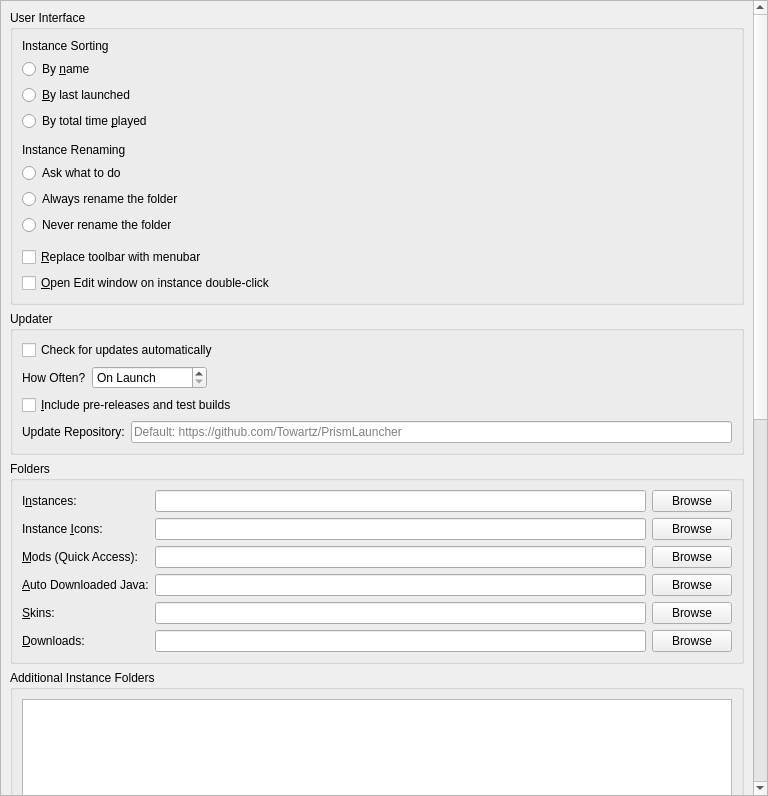
<?xml version="1.0" encoding="UTF-8"?>
<ui version="4.0">
 <class>LauncherPage</class>
 <widget class="QWidget" name="LauncherPage">
  <property name="geometry">
   <rect>
    <x>0</x>
    <y>0</y>
    <width>768</width>
    <height>796</height>
   </rect>
  </property>
  <property name="sizePolicy">
   <sizepolicy hsizetype="MinimumExpanding" vsizetype="MinimumExpanding">
    <horstretch>0</horstretch>
    <verstretch>0</verstretch>
   </sizepolicy>
  </property>
  <layout class="QVBoxLayout" name="verticalLayout">
   <property name="leftMargin">
    <number>0</number>
   </property>
   <property name="topMargin">
    <number>0</number>
   </property>
   <property name="rightMargin">
    <number>0</number>
   </property>
   <property name="bottomMargin">
    <number>0</number>
   </property>
   <item>
    <widget class="QScrollArea" name="scrollArea">
     <property name="horizontalScrollBarPolicy">
      <enum>Qt::ScrollBarPolicy::ScrollBarAsNeeded</enum>
     </property>
     <property name="widgetResizable">
      <bool>true</bool>
     </property>
     <widget class="QWidget" name="scrollAreaWidgetContents">
      <property name="geometry">
       <rect>
        <x>0</x>
        <y>0</y>
        <width>747</width>
        <height>1630</height>
       </rect>
      </property>
      <layout class="QVBoxLayout" name="verticalLayout_8">
       <item>
        <widget class="QGroupBox" name="userInterfaceBox">
         <property name="enabled">
          <bool>true</bool>
         </property>
         <property name="title">
          <string>User Interface</string>
         </property>
         <layout class="QVBoxLayout" name="verticalLayout_2">
          <item>
           <widget class="QLabel" name="instanceSortingLabel">
            <property name="text">
             <string>Instance Sorting</string>
            </property>
           </widget>
          </item>
          <item>
           <widget class="QRadioButton" name="sortByNameBtn">
            <property name="text">
             <string>By &amp;name</string>
            </property>
            <attribute name="buttonGroup">
             <string notr="true">sortingModeGroup</string>
            </attribute>
           </widget>
          </item>
          <item>
           <widget class="QRadioButton" name="sortLastLaunchedBtn">
            <property name="text">
             <string>&amp;By last launched</string>
            </property>
            <attribute name="buttonGroup">
             <string notr="true">sortingModeGroup</string>
            </attribute>
           </widget>
          </item>
          <item>
           <widget class="QRadioButton" name="sortByPlaytimeBtn">
            <property name="text">
             <string>By total time &amp;played</string>
            </property>
            <attribute name="buttonGroup">
             <string notr="true">sortingModeGroup</string>
            </attribute>
           </widget>
          </item>
          <item>
           <spacer name="verticalSpacer">
            <property name="orientation">
             <enum>Qt::Orientation::Vertical</enum>
            </property>
            <property name="sizeType">
             <enum>QSizePolicy::Policy::Fixed</enum>
            </property>
            <property name="sizeHint" stdset="0">
             <size>
              <width>0</width>
              <height>6</height>
             </size>
            </property>
           </spacer>
          </item>
          <item>
           <widget class="QLabel" name="renamingBehaviorLabel">
            <property name="text">
             <string>Instance Renaming</string>
            </property>
           </widget>
          </item>
          <item>
           <widget class="QRadioButton" name="askToRenameDirBtn">
            <property name="text">
             <string>Ask what to do</string>
            </property>
            <attribute name="buttonGroup">
             <string notr="true">renamingBehaviorGroup</string>
            </attribute>
           </widget>
          </item>
          <item>
           <widget class="QRadioButton" name="alwaysRenameDirBtn">
            <property name="text">
             <string>Always rename the folder</string>
            </property>
            <attribute name="buttonGroup">
             <string notr="true">renamingBehaviorGroup</string>
            </attribute>
           </widget>
          </item>
          <item>
           <widget class="QRadioButton" name="neverRenameDirBtn">
            <property name="text">
             <string>Never rename the folder</string>
            </property>
            <attribute name="buttonGroup">
             <string notr="true">renamingBehaviorGroup</string>
            </attribute>
           </widget>
          </item>
          <item>
           <spacer name="verticalSpacer_2">
            <property name="orientation">
             <enum>Qt::Orientation::Vertical</enum>
            </property>
            <property name="sizeType">
             <enum>QSizePolicy::Policy::Fixed</enum>
            </property>
            <property name="sizeHint" stdset="0">
             <size>
              <width>0</width>
              <height>6</height>
             </size>
            </property>
           </spacer>
          </item>
          <item>
           <widget class="QCheckBox" name="preferMenuBarCheckBox">
            <property name="toolTip">
             <string>The menubar is more friendly for keyboard-driven interaction.</string>
            </property>
            <property name="text">
             <string>&amp;Replace toolbar with menubar</string>
            </property>
           </widget>
          </item>
          <item>
           <widget class="QCheckBox" name="editInstanceOnDoubleClick">
            <property name="toolTip">
             <string>Opens the edit instance window on double-clicking an instance instead of running the instance.</string>
            </property>
            <property name="text">
             <string>&amp;Open Edit window on instance double-click</string>
            </property>
           </widget>
          </item>
         </layout>
        </widget>
       </item>
       <item>
        <widget class="QGroupBox" name="updateSettingsBox">
         <property name="title">
          <string>Updater</string>
         </property>
         <layout class="QGridLayout" name="gridLayout_2">
          <item row="1" column="0">
           <layout class="QHBoxLayout" name="horizontalLayout_2">
            <item>
             <widget class="QLabel" name="updateIntervalLabel">
              <property name="text">
               <string>How Often?</string>
              </property>
             </widget>
            </item>
            <item>
             <widget class="QSpinBox" name="updateIntervalSpinBox">
              <property name="sizePolicy">
               <sizepolicy hsizetype="Maximum" vsizetype="Fixed">
                <horstretch>0</horstretch>
                <verstretch>0</verstretch>
               </sizepolicy>
              </property>
              <property name="toolTip">
               <string>Set to 0 to only check on launch</string>
              </property>
              <property name="specialValueText">
               <string>On Launch</string>
              </property>
              <property name="suffix">
               <string> hours</string>
              </property>
              <property name="prefix">
               <string>Every </string>
              </property>
              <property name="minimum">
               <number>0</number>
              </property>
              <property name="maximum">
               <number>168</number>
              </property>
             </widget>
            </item>
            <item>
             <spacer name="horizontalSpacer">
              <property name="orientation">
               <enum>Qt::Orientation::Horizontal</enum>
              </property>
              <property name="sizeHint" stdset="0">
               <size>
                <width>0</width>
                <height>0</height>
               </size>
              </property>
             </spacer>
            </item>
           </layout>
          </item>
          <item row="0" column="0" colspan="2">
           <widget class="QCheckBox" name="autoUpdateCheckBox">
            <property name="text">
             <string>Check for updates automatically</string>
            </property>
           </widget>
          </item>
          <item row="2" column="0" colspan="2">
           <widget class="QCheckBox" name="allowBetaCheckBox">
            <property name="text">
             <string>&amp;Include pre-releases and test builds</string>
            </property>
           </widget>
          </item>
          <item row="3" column="0" colspan="2">
           <layout class="QHBoxLayout" name="horizontalLayout_updateRepo">
            <item>
             <widget class="QLabel" name="updateRepoLabel">
              <property name="text">
               <string>Update Repository:</string>
              </property>
             </widget>
            </item>
            <item>
             <widget class="QLineEdit" name="updateRepoLineEdit">
              <property name="placeholderText">
               <string>Default: https://github.com/Towartz/PrismLauncher</string>
              </property>
              <property name="clearButtonEnabled">
               <bool>true</bool>
              </property>
             </widget>
            </item>
           </layout>
          </item>
         </layout>
        </widget>
       </item>
       <item>
        <widget class="QGroupBox" name="foldersBox">
         <property name="title">
          <string>Folders</string>
         </property>
         <layout class="QGridLayout" name="gridLayout">
          <item row="2" column="1">
           <widget class="QLineEdit" name="iconsDirTextBox"/>
          </item>
          <item row="5" column="0">
           <widget class="QLabel" name="labelSkinsDir">
            <property name="text">
             <string>&amp;Skins:</string>
            </property>
            <property name="buddy">
             <cstring>skinsDirTextBox</cstring>
            </property>
           </widget>
          </item>
          <item row="0" column="0">
           <widget class="QLabel" name="labelInstDir">
            <property name="text">
             <string>I&amp;nstances:</string>
            </property>
            <property name="buddy">
             <cstring>instDirTextBox</cstring>
            </property>
           </widget>
          </item>
          <item row="10" column="0">
           <widget class="QLabel" name="labelDownloadsDir">
            <property name="text">
             <string>&amp;Downloads:</string>
            </property>
            <property name="buddy">
             <cstring>downloadsDirTextBox</cstring>
            </property>
           </widget>
          </item>
          <item row="0" column="2">
           <widget class="QPushButton" name="instDirBrowseBtn">
            <property name="text">
             <string>Browse</string>
            </property>
           </widget>
          </item>
          <item row="4" column="0">
           <widget class="QLabel" name="labelJavaDir">
            <property name="toolTip">
             <string>Folder where Prism Launcher stores automatically downloaded Java versions. Do NOT set this to your system Java installation.</string>
            </property>
            <property name="text">
             <string>&amp;Auto Downloaded Java:</string>
            </property>
            <property name="buddy">
             <cstring>javaDirTextBox</cstring>
            </property>
           </widget>
          </item>
          <item row="10" column="2">
           <widget class="QPushButton" name="downloadsDirBrowseBtn">
            <property name="text">
             <string>Browse</string>
            </property>
           </widget>
          </item>
          <item row="2" column="2">
           <widget class="QPushButton" name="iconsDirBrowseBtn">
            <property name="text">
             <string>Browse</string>
            </property>
           </widget>
          </item>
          <item row="0" column="1">
           <widget class="QLineEdit" name="instDirTextBox"/>
          </item>
          <item row="4" column="1">
           <widget class="QLineEdit" name="javaDirTextBox"/>
          </item>
          <item row="2" column="0">
           <widget class="QLabel" name="labelIconsDir">
            <property name="text">
             <string>Instance &amp;Icons:</string>
            </property>
            <property name="buddy">
             <cstring>iconsDirTextBox</cstring>
            </property>
           </widget>
          </item>
          <item row="5" column="1">
           <widget class="QLineEdit" name="skinsDirTextBox"/>
          </item>
          <item row="5" column="2">
           <widget class="QPushButton" name="skinsDirBrowseBtn">
            <property name="text">
             <string>Browse</string>
            </property>
           </widget>
          </item>
          <item row="10" column="1">
           <widget class="QLineEdit" name="downloadsDirTextBox"/>
          </item>
          <item row="4" column="2">
           <widget class="QPushButton" name="javaDirBrowseBtn">
            <property name="text">
             <string>Browse</string>
            </property>
           </widget>
          </item>
          <item row="3" column="0">
           <widget class="QLabel" name="labelModsDir">
            <property name="text">
             <string>&amp;Mods (Quick Access):</string>
            </property>
            <property name="buddy">
             <cstring>modsDirTextBox</cstring>
            </property>
           </widget>
          </item>
          <item row="3" column="1">
           <widget class="QLineEdit" name="modsDirTextBox"/>
          </item>
          <item row="3" column="2">
           <widget class="QPushButton" name="modsDirBrowseBtn">
            <property name="text">
             <string>Browse</string>
            </property>
           </widget>
          </item>
         </layout>
        </widget>
       </item>
       <item>
        <widget class="QGroupBox" name="additionalInstDirsGroupBox">
         <property name="title">
          <string>Additional Instance Folders</string>
         </property>
         <layout class="QVBoxLayout" name="additionalInstDirsLayout">
          <item>
           <widget class="QListWidget" name="additionalInstDirsList"/>
          </item>
          <item>
           <layout class="QHBoxLayout" name="additionalInstDirsBtnLayout">
            <item>
             <widget class="QPushButton" name="addInstDirBtn">
              <property name="text">
               <string>Add</string>
              </property>
             </widget>
            </item>
            <item>
             <widget class="QPushButton" name="removeInstDirBtn">
              <property name="text">
               <string>Remove</string>
              </property>
             </widget>
            </item>
            <item>
             <spacer name="additionalInstDirsSpacer">
              <property name="orientation">
               <enum>Qt::Orientation::Horizontal</enum>
              </property>
              <property name="sizeHint" stdset="0">
               <size>
                <width>0</width>
                <height>0</height>
               </size>
              </property>
             </spacer>
            </item>
           </layout>
          </item>
         </layout>
        </widget>
       </item>
       <item>
        <widget class="QGroupBox" name="modsBox">
         <property name="title">
          <string>Mods and Modpacks</string>
         </property>
         <layout class="QVBoxLayout" name="verticalLayout_4">
          <item>
           <widget class="QCheckBox" name="downloadsDirWatchRecursiveCheckBox">
            <property name="toolTip">
             <string>When enabled, in addition to the downloads folder, its sub folders will also be searched when looking for resources (e.g. when looking for blocked mods on CurseForge).</string>
            </property>
            <property name="text">
             <string>Check &amp;subfolders for blocked mods</string>
            </property>
           </widget>
          </item>
          <item>
           <widget class="QCheckBox" name="downloadsDirMoveCheckBox">
            <property name="toolTip">
             <string>When enabled, it will move blocked resources instead of copying them.</string>
            </property>
            <property name="text">
             <string>Move blocked mods instead of copying them</string>
            </property>
           </widget>
          </item>
          <item>
           <widget class="QCheckBox" name="metadataEnableBtn">
            <property name="toolTip">
             <string>Store version information provided by mod providers (like Modrinth or CurseForge) for mods.</string>
            </property>
            <property name="text">
             <string>Keep track of mod metadata</string>
            </property>
           </widget>
          </item>
          <item>
           <widget class="QLabel" name="metadataWarningLabel">
            <property name="text">
             <string>&lt;html&gt;&lt;head/&gt;&lt;body&gt;&lt;p&gt;&lt;span style=&quot; font-weight:600; color:#f5c211;&quot;&gt;Warning&lt;/span&gt;&lt;span style=&quot; color:#f5c211;&quot;&gt;: Disabling mod metadata may also disable some QoL features, such as mod updating!&lt;/span&gt;&lt;/p&gt;&lt;/body&gt;&lt;/html&gt;</string>
            </property>
            <property name="wordWrap">
             <bool>true</bool>
            </property>
           </widget>
          </item>
          <item>
           <widget class="QCheckBox" name="dependenciesEnableBtn">
            <property name="toolTip">
             <string>Automatically detect, install, and update mod dependencies.</string>
            </property>
            <property name="text">
             <string>Install dependencies automatically</string>
            </property>
           </widget>
          </item>
          <item>
           <widget class="QCheckBox" name="showModIncompatCheckBox">
            <property name="toolTip">
             <string>Currently this just shows mods which are not marked as compatible with the current Minecraft version.</string>
            </property>
            <property name="text">
             <string>Detect and show mod incompatibilities (experimental)</string>
            </property>
           </widget>
          </item>
          <item>
           <widget class="QCheckBox" name="modpackUpdatePromptBtn">
            <property name="toolTip">
             <string>When creating a new modpack instance, suggest updating an existing instance instead.</string>
            </property>
            <property name="text">
             <string>Suggest to update an existing instance during modpack installation</string>
            </property>
           </widget>
          </item>
          <item>
           <layout class="QHBoxLayout" name="modUpdateChannelLayout">
            <item>
             <widget class="QLabel" name="modUpdateChannelLabel">
              <property name="toolTip">
               <string>Select the preferred release channel when checking for mod updates.</string>
              </property>
              <property name="text">
               <string>Mod update channel:</string>
              </property>
             </widget>
            </item>
            <item>
             <widget class="QComboBox" name="modUpdateChannelComboBox">
              <property name="toolTip">
               <string>Select the preferred release channel when checking for mod updates.</string>
              </property>
              <item>
               <property name="text">
                <string>All (Release, Beta, Alpha)</string>
               </property>
              </item>
              <item>
               <property name="text">
                <string>Release only</string>
               </property>
              </item>
              <item>
               <property name="text">
                <string>Release and Beta</string>
               </property>
              </item>
             </widget>
            </item>
           </layout>
          </item>
         </layout>
        </widget>
       </item>
       <item>
        <widget class="QGroupBox" name="instanceBox">
         <property name="title">
          <string>Instance Creation</string>
         </property>
         <layout class="QVBoxLayout" name="verticalLayout_3">
          <item>
           <widget class="QCheckBox" name="downloadGameFilesBtn">
            <property name="toolTip">
             <string>Downloads required game files while creating the instance. Disable this to skip the initial download and fetch files when the instance is launched instead.</string>
            </property>
            <property name="text">
             <string>Download game files during instance creation</string>
            </property>
           </widget>
          </item>
         </layout>
        </widget>
       </item>
       <item>
        <widget class="QGroupBox" name="groupBox_2">
         <property name="title">
          <string>Console</string>
         </property>
         <layout class="QFormLayout" name="formLayout">
          <property name="labelAlignment">
           <set>Qt::AlignmentFlag::AlignLeading|Qt::AlignmentFlag::AlignLeft|Qt::AlignmentFlag::AlignVCenter</set>
          </property>
          <item row="0" column="0">
           <widget class="QLabel" name="lineLimitLabel">
            <property name="sizePolicy">
             <sizepolicy hsizetype="Maximum" vsizetype="Preferred">
              <horstretch>0</horstretch>
              <verstretch>0</verstretch>
             </sizepolicy>
            </property>
            <property name="text">
             <string>Log History &amp;Limit:</string>
            </property>
            <property name="buddy">
             <cstring>lineLimitSpinBox</cstring>
            </property>
           </widget>
          </item>
          <item row="0" column="1">
           <widget class="QSpinBox" name="lineLimitSpinBox">
            <property name="sizePolicy">
             <sizepolicy hsizetype="Maximum" vsizetype="Fixed">
              <horstretch>0</horstretch>
              <verstretch>0</verstretch>
             </sizepolicy>
            </property>
            <property name="suffix">
             <string> lines</string>
            </property>
            <property name="minimum">
             <number>10000</number>
            </property>
            <property name="maximum">
             <number>1000000</number>
            </property>
            <property name="singleStep">
             <number>10000</number>
            </property>
            <property name="value">
             <number>100000</number>
            </property>
           </widget>
          </item>
          <item row="1" column="0" colspan="2">
           <widget class="QCheckBox" name="checkStopLogging">
            <property name="text">
             <string>&amp;Stop logging when log overflows</string>
            </property>
           </widget>
          </item>
         </layout>
        </widget>
       </item>
       <item>
        <widget class="QGroupBox" name="tasksBox">
         <property name="title">
          <string>Tasks</string>
         </property>
         <layout class="QGridLayout" name="gridLayout_3">
          <item row="2" column="1">
           <widget class="QSpinBox" name="numberOfManualRetriesSpinBox">
            <property name="sizePolicy">
             <sizepolicy hsizetype="Maximum" vsizetype="Fixed">
              <horstretch>0</horstretch>
              <verstretch>0</verstretch>
             </sizepolicy>
            </property>
            <property name="minimumSize">
             <size>
              <width>60</width>
              <height>0</height>
             </size>
            </property>
            <property name="minimum">
             <number>0</number>
            </property>
           </widget>
          </item>
          <item row="1" column="1">
           <widget class="QSpinBox" name="numberOfConcurrentDownloadsSpinBox">
            <property name="sizePolicy">
             <sizepolicy hsizetype="Maximum" vsizetype="Fixed">
              <horstretch>0</horstretch>
              <verstretch>0</verstretch>
             </sizepolicy>
            </property>
            <property name="minimumSize">
             <size>
              <width>60</width>
              <height>0</height>
             </size>
            </property>
            <property name="minimum">
             <number>1</number>
            </property>
           </widget>
          </item>
          <item row="3" column="1">
           <widget class="QSpinBox" name="timeoutSecondsSpinBox">
            <property name="sizePolicy">
             <sizepolicy hsizetype="Maximum" vsizetype="Fixed">
              <horstretch>0</horstretch>
              <verstretch>0</verstretch>
             </sizepolicy>
            </property>
            <property name="minimumSize">
             <size>
              <width>60</width>
              <height>0</height>
             </size>
            </property>
            <property name="suffix">
             <string>s</string>
            </property>
           </widget>
          </item>
          <item row="2" column="0">
           <widget class="QLabel" name="numberOfManualRetriesLabel">
            <property name="text">
             <string>Retry Limit:</string>
            </property>
           </widget>
          </item>
          <item row="1" column="0">
           <widget class="QLabel" name="numberOfConcurrentDownloadsLabel">
            <property name="text">
             <string>Concurrent Download Limit:</string>
            </property>
           </widget>
          </item>
          <item row="3" column="0">
           <widget class="QLabel" name="timeoutSecondsLabel">
            <property name="toolTip">
             <string>Seconds to wait until the requests are terminated</string>
            </property>
            <property name="text">
             <string>HTTP Timeout:</string>
            </property>
           </widget>
          </item>
          <item row="0" column="1">
           <widget class="QSpinBox" name="numberOfConcurrentTasksSpinBox">
            <property name="sizePolicy">
             <sizepolicy hsizetype="Maximum" vsizetype="Fixed">
              <horstretch>0</horstretch>
              <verstretch>0</verstretch>
             </sizepolicy>
            </property>
            <property name="minimumSize">
             <size>
              <width>60</width>
              <height>0</height>
             </size>
            </property>
            <property name="minimum">
             <number>1</number>
            </property>
           </widget>
          </item>
          <item row="0" column="0">
           <widget class="QLabel" name="numberOfConcurrentTasksLabel">
            <property name="text">
             <string>Concurrent Task Limit:</string>
            </property>
           </widget>
          </item>
          <item row="0" column="2">
           <spacer name="horizontalSpacer_2">
            <property name="orientation">
             <enum>Qt::Orientation::Horizontal</enum>
            </property>
            <property name="sizeHint" stdset="0">
             <size>
              <width>0</width>
              <height>0</height>
             </size>
            </property>
           </spacer>
          </item>
         </layout>
        </widget>
       </item>
       <item>
        <spacer name="verticalSpacer_FeaturesTab">
         <property name="orientation">
          <enum>Qt::Orientation::Vertical</enum>
         </property>
         <property name="sizeHint" stdset="0">
          <size>
           <width>0</width>
           <height>0</height>
          </size>
         </property>
        </spacer>
       </item>
      </layout>
     </widget>
    </widget>
   </item>
  </layout>
 </widget>
 <tabstops>
  <tabstop>scrollArea</tabstop>
  <tabstop>sortByNameBtn</tabstop>
  <tabstop>sortLastLaunchedBtn</tabstop>
  <tabstop>sortByPlaytimeBtn</tabstop>
  <tabstop>askToRenameDirBtn</tabstop>
  <tabstop>alwaysRenameDirBtn</tabstop>
  <tabstop>neverRenameDirBtn</tabstop>
  <tabstop>preferMenuBarCheckBox</tabstop>
  <tabstop>editInstanceOnDoubleClick</tabstop>
  <tabstop>autoUpdateCheckBox</tabstop>
  <tabstop>updateIntervalSpinBox</tabstop>
  <tabstop>instDirTextBox</tabstop>
  <tabstop>instDirBrowseBtn</tabstop>
  <tabstop>iconsDirTextBox</tabstop>
  <tabstop>iconsDirBrowseBtn</tabstop>
  <tabstop>modsDirTextBox</tabstop>
  <tabstop>modsDirBrowseBtn</tabstop>
  <tabstop>javaDirTextBox</tabstop>
  <tabstop>javaDirBrowseBtn</tabstop>
  <tabstop>skinsDirTextBox</tabstop>
  <tabstop>skinsDirBrowseBtn</tabstop>
  <tabstop>downloadsDirTextBox</tabstop>
  <tabstop>downloadsDirBrowseBtn</tabstop>
  <tabstop>additionalInstDirsList</tabstop>
  <tabstop>addInstDirBtn</tabstop>
  <tabstop>removeInstDirBtn</tabstop>
  <tabstop>downloadsDirWatchRecursiveCheckBox</tabstop>
  <tabstop>downloadsDirMoveCheckBox</tabstop>
  <tabstop>metadataEnableBtn</tabstop>
  <tabstop>dependenciesEnableBtn</tabstop>
  <tabstop>showModIncompatCheckBox</tabstop>
  <tabstop>modpackUpdatePromptBtn</tabstop>
  <tabstop>downloadGameFilesBtn</tabstop>
  <tabstop>lineLimitSpinBox</tabstop>
  <tabstop>checkStopLogging</tabstop>
  <tabstop>numberOfConcurrentTasksSpinBox</tabstop>
  <tabstop>numberOfConcurrentDownloadsSpinBox</tabstop>
  <tabstop>numberOfManualRetriesSpinBox</tabstop>
  <tabstop>timeoutSecondsSpinBox</tabstop>
 </tabstops>
 <resources/>
 <connections/>
 <buttongroups>
  <buttongroup name="sortingModeGroup"/>
  <buttongroup name="renamingBehaviorGroup"/>
 </buttongroups>
</ui>
